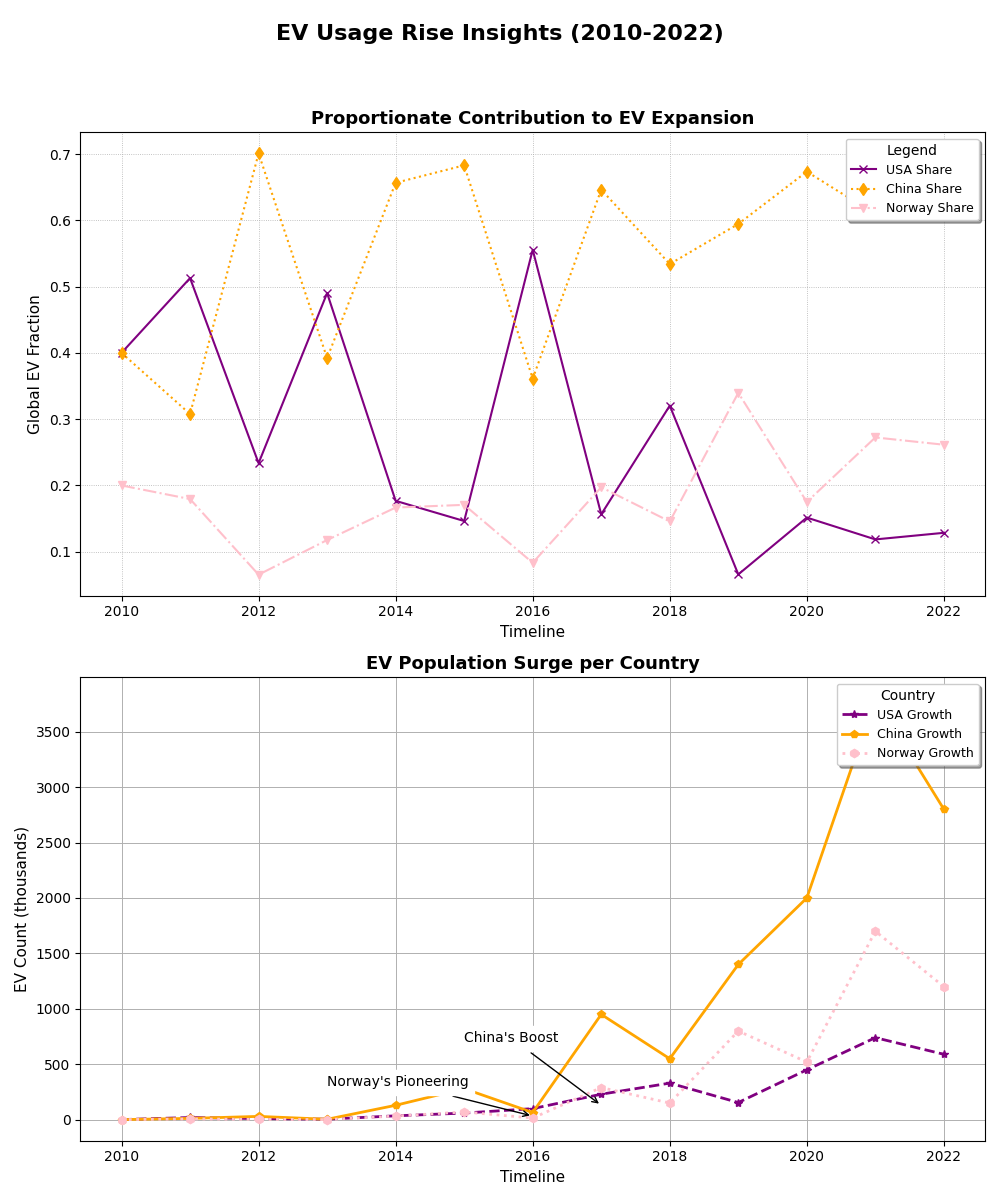

Python code for this plot:
import matplotlib.pyplot as plt
import numpy as np

years = np.arange(2010, 2023)

usa_ev_growth = np.array([1, 20, 10, 5, 35, 60, 100, 230, 330, 155, 450, 740, 590])
china_ev_growth = np.array([1, 12, 30, 4, 130, 280, 65, 950, 550, 1400, 2000, 3800, 2800])
norway_ev_growth = np.array([0.5, 7, 2.8, 1.2, 33, 70, 15, 290, 150, 800, 520, 1700, 1200])

fig, axs = plt.subplots(2, 1, figsize=(10,12))
fig.suptitle('EV Usage Rise Insights (2010-2022)', fontsize=16, fontweight='bold')

usa_contribution = usa_ev_growth / (usa_ev_growth + china_ev_growth + norway_ev_growth)
china_contribution = china_ev_growth / (usa_ev_growth + china_ev_growth + norway_ev_growth)
norway_contribution = norway_ev_growth / (usa_ev_growth + china_ev_growth + norway_ev_growth)

axs[0].plot(years, usa_contribution, label='USA Share', color='purple', linestyle='-', marker='x', linewidth=1.5)
axs[0].plot(years, china_contribution, label='China Share', color='orange', linestyle=':', marker='d', linewidth=1.5)
axs[0].plot(years, norway_contribution, label='Norway Share', color='pink', linestyle='-.', marker='v', linewidth=1.5)

axs[0].set_title('Proportionate Contribution to EV Expansion', fontsize=13, fontweight='bold')
axs[0].set_xlabel('Timeline', fontsize=11)
axs[0].set_ylabel('Global EV Fraction', fontsize=11)
axs[0].legend(loc='upper right', fontsize=9, frameon=True, shadow=True, title='Legend', title_fontsize=10)
axs[0].grid(True, which='both', linestyle=':', linewidth=0.6)

axs[1].plot(years, usa_ev_growth, label='USA Growth', color='purple', linestyle='--', marker='*', linewidth=2)
axs[1].plot(years, china_ev_growth, label='China Growth', color='orange', linestyle='-', marker='p', linewidth=2)
axs[1].plot(years, norway_ev_growth, label='Norway Growth', color='pink', linestyle=':', marker='h', linewidth=2)

axs[1].set_title('EV Population Surge per Country', fontsize=13, fontweight='bold')
axs[1].set_xlabel('Timeline', fontsize=11)
axs[1].set_ylabel('EV Count (thousands)', fontsize=11)
axs[1].legend(title="Country", loc='upper right', fontsize=9, frameon=True, shadow=True)
axs[1].grid(which='both', linestyle='-', linewidth=0.7)

axs[1].annotate('China\'s Boost', xy=(2017, 130), xytext=(2015, 700),
                arrowprops=dict(facecolor='black', arrowstyle='->'), fontsize=10, backgroundcolor='w')
axs[1].annotate('Norway\'s Pioneering', xy=(2016, 33), xytext=(2013, 300),
                arrowprops=dict(facecolor='black', arrowstyle='->'), fontsize=10, backgroundcolor='w')

fig.tight_layout(rect=[0, 0, 1, 0.95])

plt.show()
